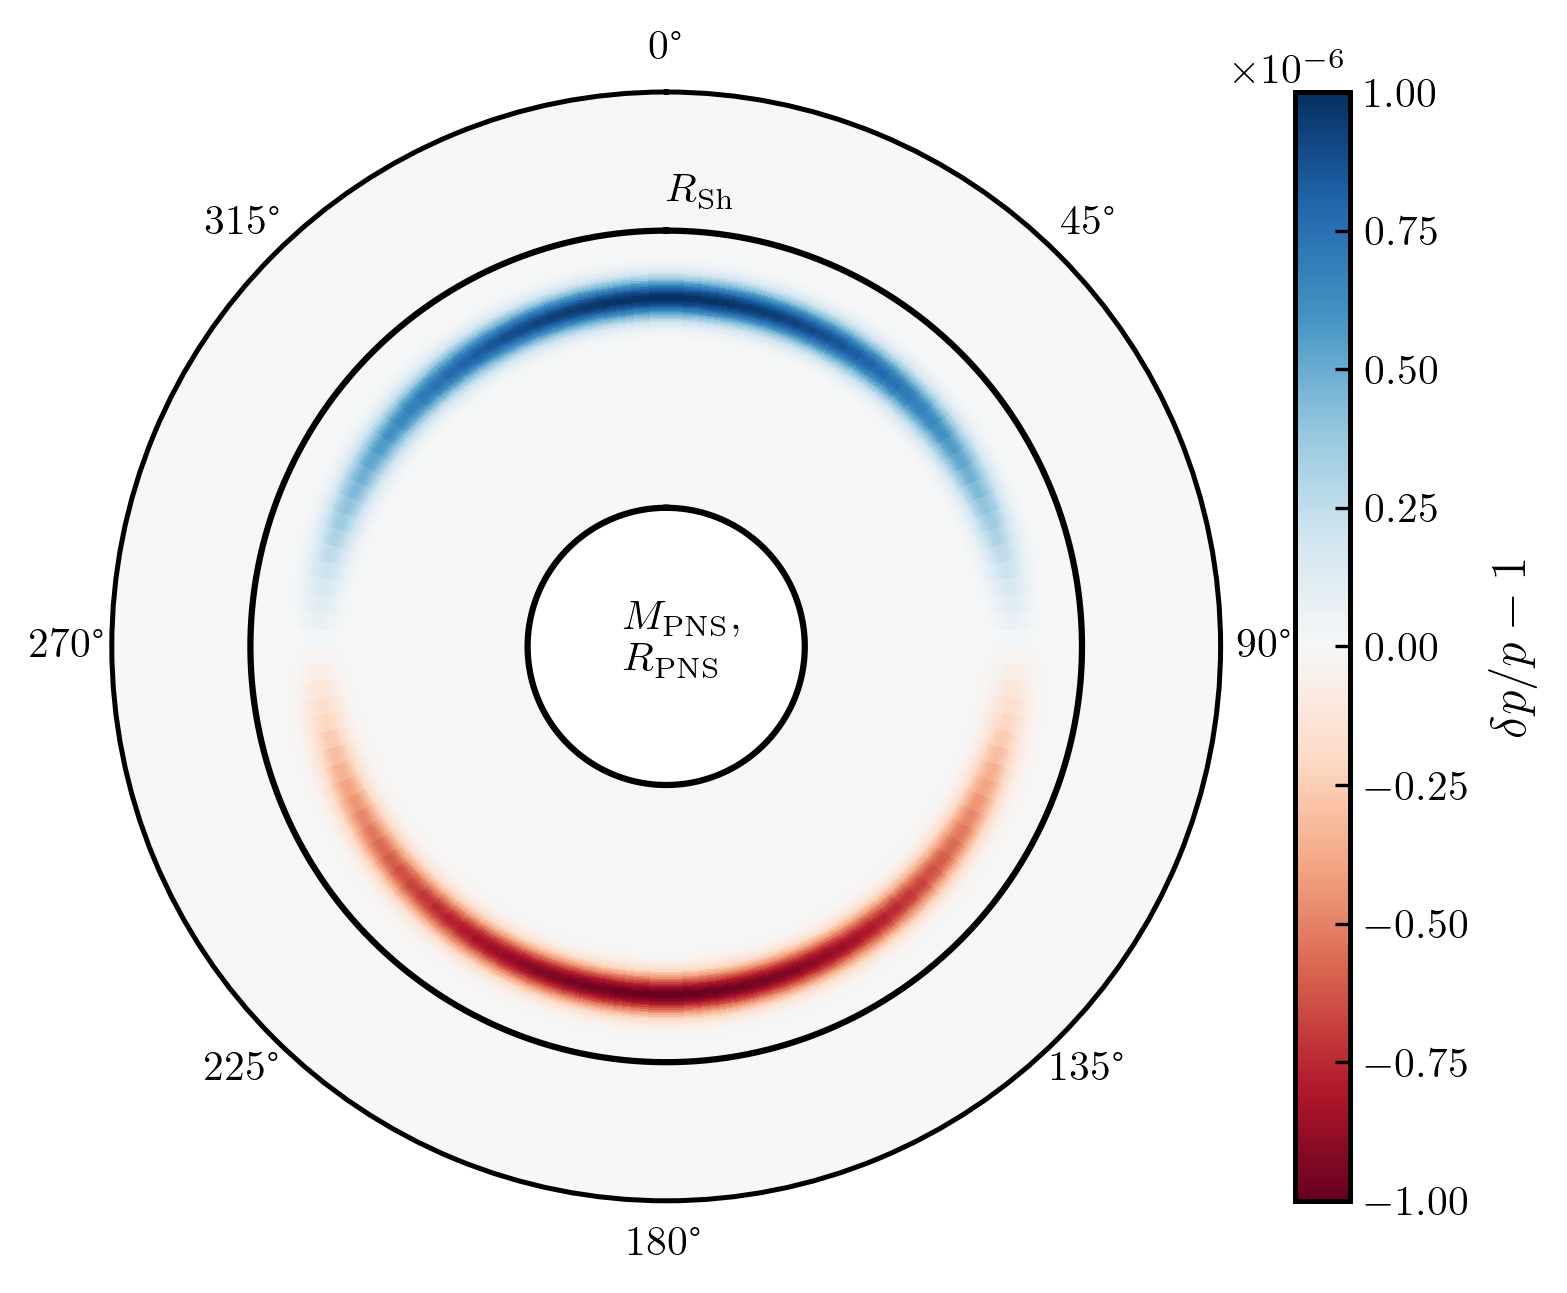

Reproduce this figure in Python.
#!/usr/bin/env python3

import numpy as np
import matplotlib.pyplot as plt
plt.style.use( 'publication.sty' )

from UtilitiesModule import GetData, MapCenterToCorners, GetNorm

#### ========== User Input ==========

rootDirectory \
  = '/lump/data/accretionShockStudy/newData/2D/'

ID = 'GR2D_M2.8_Rpns020_Rs6.00e1'

field = 'AF_P'

saveFigAs = 'pert.png'.format( ID )

verbose = True

#### ====== End of User Input =======

plotfileBaseName = ID + '.plt'

dataDirectory = rootDirectory + ID + '/'

data0, dataUnits, \
X1, X2, X3, dX1, dX2, dX3, xL, xH, nX \
  = GetData( dataDirectory, plotfileBaseName, field, \
             'spherical', True, argv = ['a','99999999'], \
             ReturnTime = False, ReturnMesh = True )

data, dataUnits, \
  = GetData( dataDirectory, plotfileBaseName, field, \
             'spherical', True, argv = ['a','0'], \
             ReturnTime = False, ReturnMesh = False )

data = data / data0 - 1.0

Rs   = 6.00e1
Rpns = 2.00e1

X1_C = np.copy( ( X1  [:,:,0] - Rpns ) / ( Rs - Rpns ) )
X2_C = np.copy( X2  [:,:,0] )
dX1  = np.copy( dX1 [:,:,0] / ( Rs - Rpns ) )
dX2  = np.copy( dX2 [:,:,0] )
data = np.copy( data[:,:,0] )

shape = ( X2_C.shape[0], 2*X2_C.shape[1] )

X22_C = np.empty( shape, np.float64 )
dX22  = np.empty( shape, np.float64 )
X11_C = np.empty( shape, np.float64 )
dX11  = np.empty( shape, np.float64 )
dataa = np.empty( shape, np.float64 )

for iX1 in range( shape[0] ):

    X22_C[iX1,0 :64] = np.copy( X2_C[iX1]       )
    X22_C[iX1,64:  ] = np.copy( X2_C[iX1] + np.pi )
    dX22 [iX1,0 :64] = np.copy( dX2 [iX1]       )
    dX22 [iX1,64:  ] = np.copy( dX2 [iX1][::-1] )

    X11_C[iX1,0 :64] = np.copy( X1_C[iX1] )
    X11_C[iX1,64:  ] = np.copy( X1_C[iX1] )
    dX11 [iX1,0 :64] = np.copy( dX1 [iX1] )
    dX11 [iX1,64:  ] = np.copy( dX1 [iX1] )

    dataa[iX1,0 :64] = np.copy( data[iX1]       )
    dataa[iX1,64:  ] = np.copy( data[iX1][::-1] )

X2_C = np.copy( X22_C )
dX2  = np.copy( dX22 )

X1_C = np.copy( X11_C )
dX1  = np.copy( dX11 )

X1c, X2c = MapCenterToCorners( X1_C, X2_C, dX1, dX2 )

X1c = np.copy( X1c[:,0] )
X2c = np.copy( X2c[0,:] )

X2c, X1c = np.meshgrid( X2c, X1c )

data = np.copy( dataa )

### Plotting

fig = plt.figure()
ax  = fig.add_subplot( 111, polar = True )
ax.grid(False)

vmin = data.min()
vmax = data.max()
vmin = -1.0e-6
vmax = +1.0e-6

Norm = GetNorm( 'None', data, vmin = vmin, vmax = vmax )

im = ax.pcolormesh( X2c, X1c, data, \
                    cmap = 'RdBu', \
                    shading = 'flat', \
                    norm = Norm )

theta = np.linspace( 0.0, 2.0 * np.pi, 1000 )
rpns  = np.zeros( theta.shape[0], np.float64 )
rsh   = np.ones ( theta.shape[0], np.float64 )
ax.plot( theta, rpns, 'k-' )
ax.plot( theta, rsh , 'k-' )

r0 = -2.0e1 / ( 6.0e1 - 2.0e1 )
ax.text( 1.33 * np.pi, -0.32, \
         r'$M_{\mathrm{PNS}},$' + '\n' + r'$R_{\mathrm{PNS}}$' )
ax.text( 0.0, 1.1, r'$R_{\mathrm{Sh}}$' )

ax.set_thetamin( 0.0  )
ax.set_thetamax( 360.0)
ax.set_rmin( r0 )
ax.set_rmax( 1.5 )
ax.set_theta_direction( -1 )
ax.set_theta_zero_location( 'N' )
ax.set_yticklabels( [] )

cbar = fig.colorbar( im )
cbar.set_label( r'$\delta p/p-1$' )

plt.savefig( saveFigAs, dpi = 300 )
#plt.show()
plt.close()

import os
os.system( 'rm -rf __pycache__ ' )
